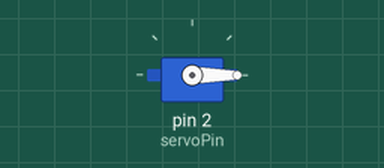
Simulated run of this sketch. Board: Arduino Uno, built with avr-gcc and run on an emulated ATmega328P. On the bench: servo.

Above: at 0.05 s.
At 9.05 s:
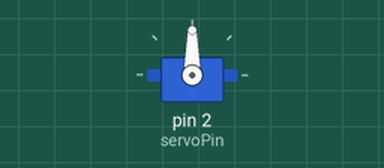
At 18.11 s:
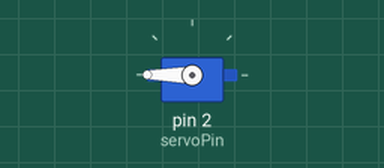
At 39.88 s:
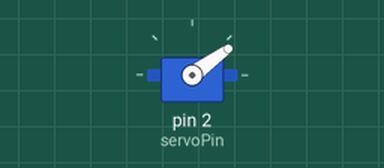
Timing chart, 0 to 40.0 s (numbered marks = the images above):
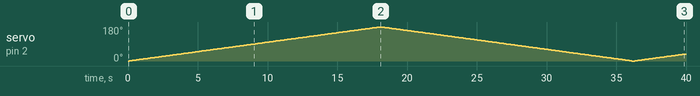

Measured:
- by itself, servo on pin 2 (servoPin): 0° → 1° at 0.10 s, → 2° 0.10 s later, → 3° 0.10 s later, → 4° 0.10 s later, … (397 changes in this stretch)

The sketch:

20181030Servo.ino
```cpp
#include <Servo.h>
Servo S1;
int servoPin = 2;

void setup() {
  // put your setup code here, to run once:
  S1.attach(servoPin);
  S1.write(0);
}

void loop() {
  // put your main code here, to run repeatedly:
  for (int i = 0; i <= 180; i++)
  {
    S1.write(i);
    delay(100);
  }
  for (int i = 180; i >= 0; i--)
  {
    S1.write(i);
    delay(100);
  }
}
```
